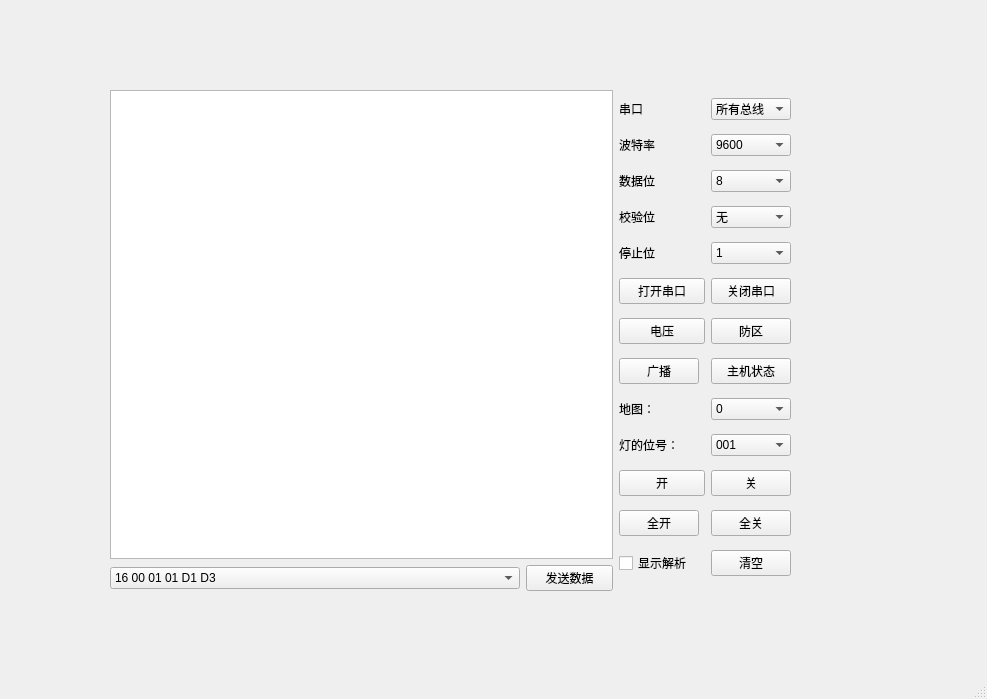
<?xml version="1.0" encoding="UTF-8"?>
<ui version="4.0">
 <class>MainWindow</class>
 <widget class="QMainWindow" name="MainWindow">
  <property name="geometry">
   <rect>
    <x>0</x>
    <y>0</y>
    <width>987</width>
    <height>699</height>
   </rect>
  </property>
  <property name="windowTitle">
   <string>MainWindow</string>
  </property>
  <widget class="QWidget" name="centralwidget">
   <widget class="QWidget" name="layoutWidget">
    <property name="geometry">
     <rect>
      <x>110</x>
      <y>90</y>
      <width>681</width>
      <height>501</height>
     </rect>
    </property>
    <layout class="QHBoxLayout" name="horizontalLayout_2">
     <item>
      <layout class="QVBoxLayout" name="verticalLayout">
       <item>
        <widget class="QTextEdit" name="showDataTextEdit"/>
       </item>
       <item>
        <layout class="QHBoxLayout" name="horizontalLayout">
         <item>
          <widget class="QComboBox" name="readySendDataComboBox">
           <item>
            <property name="text">
             <string>16 00 01 01 D1 D3</string>
            </property>
           </item>
           <item>
            <property name="text">
             <string>16 00 01 11 D3 30 20 42 55 52 47 4C 41 52 59 20 30 30 39 0D 0A 6D</string>
            </property>
           </item>
           <item>
            <property name="text">
             <string>16 00 01 11 D3 30 20 44 49 53 41 52 4D 45 44 20 30 31 30 0D 0A 46</string>
            </property>
           </item>
           <item>
            <property name="text">
             <string>30 20 42 55 52 47 4C 41 52 59 20 30 30 39 0D 0A</string>
            </property>
           </item>
           <item>
            <property name="text">
             <string>30 20 44 49 53 41 52 4D 45 44 20 30 30 39 0D 0A</string>
            </property>
           </item>
          </widget>
         </item>
         <item>
          <widget class="QPushButton" name="sendDataBtn">
           <property name="text">
            <string>发送数据</string>
           </property>
          </widget>
         </item>
        </layout>
       </item>
      </layout>
     </item>
     <item>
      <layout class="QGridLayout" name="gridLayout">
       <item row="0" column="0">
        <widget class="QLabel" name="serialPortLabel">
         <property name="text">
          <string>串口</string>
         </property>
        </widget>
       </item>
       <item row="4" column="2">
        <widget class="QComboBox" name="stopComboBox">
         <item>
          <property name="text">
           <string>1</string>
          </property>
         </item>
         <item>
          <property name="text">
           <string>2</string>
          </property>
         </item>
        </widget>
       </item>
       <item row="3" column="2">
        <widget class="QComboBox" name="parityComboBox">
         <item>
          <property name="text">
           <string>无</string>
          </property>
         </item>
         <item>
          <property name="text">
           <string>奇</string>
          </property>
         </item>
         <item>
          <property name="text">
           <string>偶</string>
          </property>
         </item>
        </widget>
       </item>
       <item row="8" column="0">
        <widget class="QLabel" name="modeLabel">
         <property name="text">
          <string>地图：</string>
         </property>
        </widget>
       </item>
       <item row="12" column="0">
        <widget class="QCheckBox" name="translateCheckBox">
         <property name="text">
          <string>显示解析</string>
         </property>
        </widget>
       </item>
       <item row="2" column="0" colspan="2">
        <widget class="QLabel" name="dataBitLabel">
         <property name="text">
          <string>数据位</string>
         </property>
        </widget>
       </item>
       <item row="7" column="2">
        <widget class="QPushButton" name="hStatePushButton">
         <property name="text">
          <string>主机状态</string>
         </property>
        </widget>
       </item>
       <item row="0" column="2">
        <widget class="QComboBox" name="serialPortComboBox">
         <property name="currentIndex">
          <number>0</number>
         </property>
         <item>
          <property name="text">
           <string>所有总线</string>
          </property>
         </item>
         <item>
          <property name="text">
           <string>ttyS0</string>
          </property>
         </item>
         <item>
          <property name="text">
           <string>ttyS1</string>
          </property>
         </item>
         <item>
          <property name="text">
           <string>ttyS2</string>
          </property>
         </item>
         <item>
          <property name="text">
           <string>ttyS3</string>
          </property>
         </item>
         <item>
          <property name="text">
           <string>ttyS4</string>
          </property>
         </item>
         <item>
          <property name="text">
           <string>COM1</string>
          </property>
         </item>
         <item>
          <property name="text">
           <string>COM2</string>
          </property>
         </item>
         <item>
          <property name="text">
           <string>COM3</string>
          </property>
         </item>
         <item>
          <property name="text">
           <string>COM4</string>
          </property>
         </item>
         <item>
          <property name="text">
           <string>COM5</string>
          </property>
         </item>
         <item>
          <property name="text">
           <string>COM6</string>
          </property>
         </item>
         <item>
          <property name="text">
           <string>COM7</string>
          </property>
         </item>
        </widget>
       </item>
       <item row="10" column="0" colspan="2">
        <widget class="QPushButton" name="lightOpenPushButton">
         <property name="text">
          <string>开</string>
         </property>
        </widget>
       </item>
       <item row="7" column="0">
        <widget class="QPushButton" name="broadCastPushButton">
         <property name="text">
          <string>广播</string>
         </property>
        </widget>
       </item>
       <item row="5" column="0" colspan="2">
        <widget class="QPushButton" name="openComBtn">
         <property name="text">
          <string>打开串口</string>
         </property>
         <property name="checkable">
          <bool>false</bool>
         </property>
        </widget>
       </item>
       <item row="11" column="0">
        <widget class="QPushButton" name="allOpenPushButton">
         <property name="text">
          <string>全开</string>
         </property>
        </widget>
       </item>
       <item row="3" column="0" colspan="2">
        <widget class="QLabel" name="parityLabel">
         <property name="text">
          <string>校验位</string>
         </property>
        </widget>
       </item>
       <item row="1" column="0" colspan="2">
        <widget class="QLabel" name="baudRateLabel">
         <property name="text">
          <string>波特率</string>
         </property>
        </widget>
       </item>
       <item row="9" column="2">
        <widget class="QComboBox" name="lightComboBox">
         <item>
          <property name="text">
           <string>001</string>
          </property>
         </item>
         <item>
          <property name="text">
           <string>002</string>
          </property>
         </item>
         <item>
          <property name="text">
           <string>003</string>
          </property>
         </item>
         <item>
          <property name="text">
           <string>004</string>
          </property>
         </item>
         <item>
          <property name="text">
           <string>005</string>
          </property>
         </item>
         <item>
          <property name="text">
           <string>006</string>
          </property>
         </item>
         <item>
          <property name="text">
           <string>007</string>
          </property>
         </item>
         <item>
          <property name="text">
           <string>008</string>
          </property>
         </item>
         <item>
          <property name="text">
           <string>009</string>
          </property>
         </item>
         <item>
          <property name="text">
           <string>010</string>
          </property>
         </item>
         <item>
          <property name="text">
           <string>011</string>
          </property>
         </item>
         <item>
          <property name="text">
           <string>012</string>
          </property>
         </item>
         <item>
          <property name="text">
           <string>013</string>
          </property>
         </item>
         <item>
          <property name="text">
           <string>014</string>
          </property>
         </item>
         <item>
          <property name="text">
           <string>015</string>
          </property>
         </item>
         <item>
          <property name="text">
           <string>016</string>
          </property>
         </item>
         <item>
          <property name="text">
           <string>017</string>
          </property>
         </item>
         <item>
          <property name="text">
           <string>018</string>
          </property>
         </item>
         <item>
          <property name="text">
           <string>019</string>
          </property>
         </item>
         <item>
          <property name="text">
           <string>020</string>
          </property>
         </item>
         <item>
          <property name="text">
           <string>021</string>
          </property>
         </item>
         <item>
          <property name="text">
           <string>022</string>
          </property>
         </item>
         <item>
          <property name="text">
           <string>023</string>
          </property>
         </item>
         <item>
          <property name="text">
           <string>024</string>
          </property>
         </item>
         <item>
          <property name="text">
           <string>025</string>
          </property>
         </item>
         <item>
          <property name="text">
           <string>026</string>
          </property>
         </item>
         <item>
          <property name="text">
           <string>027</string>
          </property>
         </item>
         <item>
          <property name="text">
           <string>028</string>
          </property>
         </item>
         <item>
          <property name="text">
           <string>029</string>
          </property>
         </item>
         <item>
          <property name="text">
           <string>030</string>
          </property>
         </item>
         <item>
          <property name="text">
           <string>031</string>
          </property>
         </item>
         <item>
          <property name="text">
           <string>032</string>
          </property>
         </item>
        </widget>
       </item>
       <item row="6" column="0" colspan="2">
        <widget class="QPushButton" name="volPushButton">
         <property name="text">
          <string>电压</string>
         </property>
        </widget>
       </item>
       <item row="1" column="2">
        <widget class="QComboBox" name="baudRateComboBox">
         <property name="currentIndex">
          <number>1</number>
         </property>
         <item>
          <property name="text">
           <string>4800</string>
          </property>
         </item>
         <item>
          <property name="text">
           <string>9600</string>
          </property>
         </item>
         <item>
          <property name="text">
           <string>19200</string>
          </property>
         </item>
        </widget>
       </item>
       <item row="8" column="2">
        <widget class="QComboBox" name="modeComboBox">
         <item>
          <property name="text">
           <string>0</string>
          </property>
         </item>
         <item>
          <property name="text">
           <string>1</string>
          </property>
         </item>
         <item>
          <property name="text">
           <string>2</string>
          </property>
         </item>
         <item>
          <property name="text">
           <string>3</string>
          </property>
         </item>
        </widget>
       </item>
       <item row="10" column="2">
        <widget class="QPushButton" name="lightClosePushButton">
         <property name="text">
          <string>关</string>
         </property>
        </widget>
       </item>
       <item row="2" column="2">
        <widget class="QComboBox" name="dataBitComboBox">
         <property name="currentIndex">
          <number>3</number>
         </property>
         <item>
          <property name="text">
           <string>5</string>
          </property>
         </item>
         <item>
          <property name="text">
           <string>6</string>
          </property>
         </item>
         <item>
          <property name="text">
           <string>7</string>
          </property>
         </item>
         <item>
          <property name="text">
           <string>8</string>
          </property>
         </item>
        </widget>
       </item>
       <item row="9" column="0" colspan="2">
        <widget class="QLabel" name="lightLabel">
         <property name="text">
          <string>灯的位号：</string>
         </property>
        </widget>
       </item>
       <item row="11" column="2">
        <widget class="QPushButton" name="allClosePushButton">
         <property name="text">
          <string>全关</string>
         </property>
        </widget>
       </item>
       <item row="5" column="2">
        <widget class="QPushButton" name="closeComBtn">
         <property name="text">
          <string>关闭串口</string>
         </property>
        </widget>
       </item>
       <item row="4" column="0" colspan="2">
        <widget class="QLabel" name="stopLabel">
         <property name="text">
          <string>停止位</string>
         </property>
        </widget>
       </item>
       <item row="6" column="2">
        <widget class="QPushButton" name="dePushButton">
         <property name="text">
          <string>防区</string>
         </property>
        </widget>
       </item>
       <item row="12" column="2">
        <widget class="QPushButton" name="clearPushButton">
         <property name="text">
          <string>清空</string>
         </property>
        </widget>
       </item>
      </layout>
     </item>
    </layout>
   </widget>
  </widget>
  <widget class="QMenuBar" name="menubar">
   <property name="geometry">
    <rect>
     <x>0</x>
     <y>0</y>
     <width>987</width>
     <height>23</height>
    </rect>
   </property>
  </widget>
  <widget class="QStatusBar" name="statusbar"/>
 </widget>
 <resources/>
 <connections/>
</ui>
